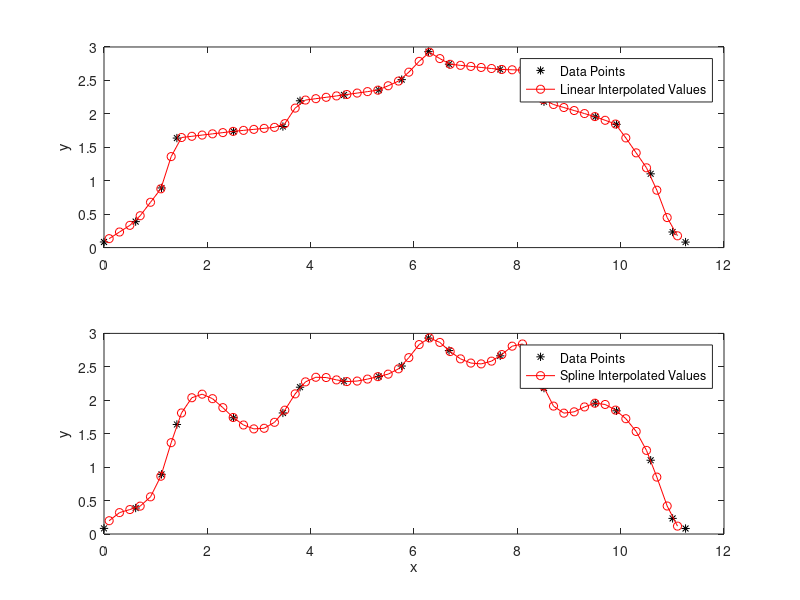

This figure's MATLAB source: (Note: this script raises an error after producing the figure.)
%% ME C231A, EECS C220B, Problem Set #1, OPT1
% Follow this format to organize the script file which "manages" all of the
% tasks in producing HW1.  Conclude by *publishing* this file, and then
% printing the resulting html file to pdf.  Turn the pdf file
% (electronically) in via bCourses (more instructions later).

%% HW2_4
f = ones(3,1);
A = [-1 0 0; 0 -1 0; 0 0 -1; -1 1 -1];
b = [-2;1;3;-4];
[x1,fval] = linprog(f,A,b);
f = ones(3,1);
A = [-1 1 -1];
b = -4;
LB = [2;-1;-3];
[x2,fval] = linprog(f,A,b,[],[],LB,[]);
% x1 and x2 are different local minimum with the same cost
%----------------------------------------------------------------------------
%----------------------------------------------------------------------------
%% HW2_5
A=eye(5);
b=ones(5,1);
H = 2*A'*A;
f = -2*A'*b;
x_cls = quadprog(H, f, [eye(5);-eye(5)], [0.5*ones(5,1);0.5*ones(5,1)]);
x_ls = A\b; % get standard least-squares solution
x_ls(x_ls>0.5) = 0.5; % set any entries that are greater than 0.5 to 0.5
x_ls(x_ls<-0.5) = -0.5; % set any entries that are less than -0.5 to -0.5
% Compare performance (ie., cost function) to direct solution from QUADPROG
disp(norm(A*x_cls-b));
disp(norm(A*x_ls-b));
%Two methods has the same solution.
%----------------------------------------------------------------------------
%----------------------------------------------------------------------------
%% HW2_6
%read
%----------------------------------------------------------------------------
%----------------------------------------------------------------------------
%% HW2_7
%% HW2_7(a)
f1=figure(1);
hold on
set(f1,'name','HW2_7(a)','Numbertitle','off');
xData = cumsum([0 0.1+rand(1,19)]);
yData = [sort(3*rand(1,10)) fliplr(sort(3*rand(1,10)))];
xQuery = 0.1:0.2:max(xData);
yInterpLinear = interp1(xData, yData, xQuery);
yInterpSpline = interp1(xData, yData, xQuery, 'spline');
subplot(2,1,1)
plot(xData, yData, 'k*', xQuery, yInterpLinear, '-or')
legend('Data Points', 'Linear Interpolated Values', 'Location','Best');
ylabel('y')
subplot(2,1,2)
plot(xData, yData, 'k*', xQuery, yInterpSpline, '-or')
legend('Data Points', 'Spline Interpolated Values', 'Location','Best');
xlabel('x')
ylabel('y')
%HW2_7(b)
%HW2_7(c)
f2=figure(2);
set(f2,'name','HW2_7(c))','Numbertitle','off');
p= bldgIdentification(RoomTempData(:,2), FanData(:,2), SupplyTempData(:,2));
NewRoomTemData=zeros(1,length(RoomTempData));
NewRoomTemData(1)=RoomTempData(1,2);
for k=1:length(RoomTempData)-1
    NewRoomTemData(k+1)=((1-p(1)*FanData(k,2))*RoomTempData(k,2) + p(2)*FanData(k,2)*SupplyTempData(k,2));   
end
plot(RoomTempData(:,1), RoomTempData(:,2),'r',RoomTempData(:,1), NewRoomTemData,'b');
datetick('x')
ylabel('RoomTemp')
box on
hold off
%----------------------------------------------------------------------------
%----------------------------------------------------------------------------
%% HW2_8
%% HW2_8(b)
A1=[1,0;0,1];
b1=[0;-5];
Ainf=[1,0;0,1];
binf=[2;0];
Ac=[3,2;1,0;-1,0;0,1;0,-1];
bc=[-3;2;0;3;2];
[xOpt, J] = reg1Inf(A1, b1, Ainf, binf, Ac, bc);
%% Attribution
% Include you name, date and the class number.
% Zhipeng Yu ,2016/9/16 ME231A
fprintf('Zhipeng Yu ,2016/9/16 ME231A');